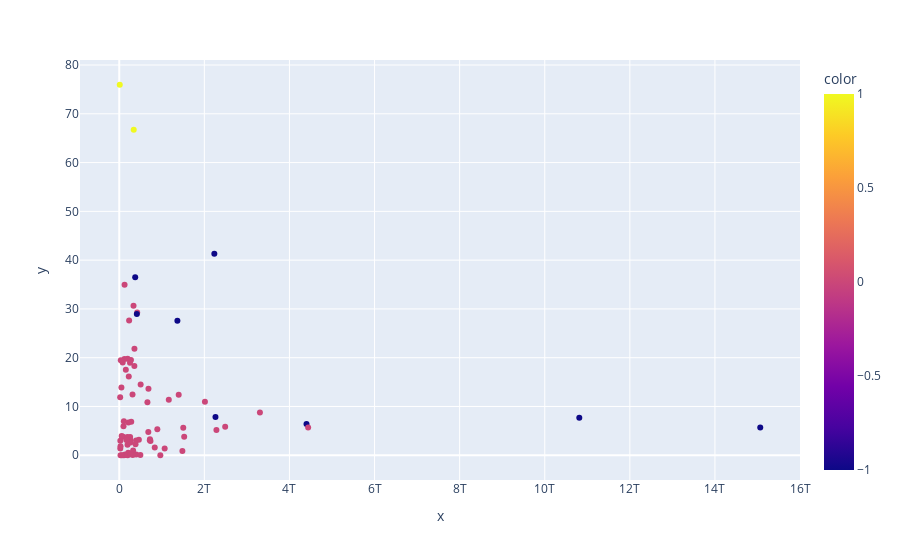

The notebook cell saved with this chart:
### Code cell
fig = px.scatter(x=gdp, y=ren, color=shares['cluster2'])
fig.show()
